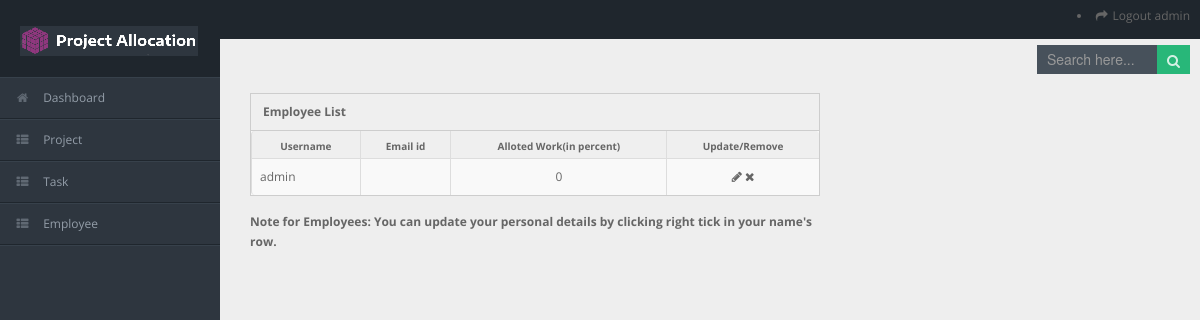
/registration/list/ (signed in), run on an earlier commit of the app's database.
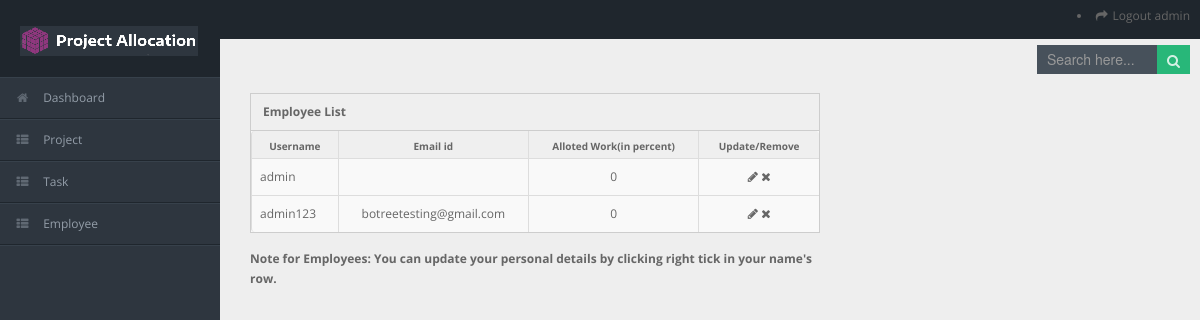
And on a later commit of the database.
### registration/models.py (models this page shows, shortened)
class User(AbstractUser):
    name = models.CharField(blank=False, max_length=20)
    percentage = models.IntegerField(blank=True, default=0)
    phone = PhoneNumberField(blank=True, null=True)
    verification = models.BooleanField(default=False)

### registration/views.py (the view)
# urls.py: path('list/', UserList.as_view(), name="employeelist"),
class UserList(View):
    def get(self, request):
        user_list_list = User.objects.all()
        page = request.GET.get('page', 1)
        paginator = Paginator(user_list_list, 5)
        try:
            user_list = paginator.page(page)
        except PageNotAnInteger:
            user_list = paginator.page(1)
        except EmptyPage:
            user_list = paginator.page(paginator.num_pages)
        return render(request, 'employeelist.html', {'user_list': user_list})

### templates/employeelist.html (shortened to what this page needs)
{% extends "index.html" %}
{% load static %}
{% load crispy_forms_tags %}
{% load i18n %}
{% block content %}
<form method="get" action="{% url 'employeesearch' %}">
  <div id="search">
    <input type="text" name="q" id="q" placeholder="Search here..." />
    <button  type="submit" class="tip-bottom" ><i class="icon-search icon-white"></i></button>
    <br>
  </div>
</form>
<div class="span6">
        <div class="widget-box">
          <div class="widget-title">
            <h5>Employee List</h5>
          </div>
          <div class="widget-content nopadding">
            <table class="table table-striped table-bordered">
              <thead>
                <tr>
                  <th>Username</th>
                  <th>Email id</th>
                  <th>Alloted Work(in percent)</th>
                  <th>Update/Remove</th>
                </tr>
              </thead>
              <tbody>
              {% for employee in user_list %}
                <tr>
                  <td class="taskDesc">{{ employee.username }}</td>
                  <td class="taskStatus">{{ employee.email }}</td>
                  <td class="taskStatus">{{ employee.percentage }}</td>
                  {% if user.is_superuser %}
                    <td class="taskOptions"><a href="{% url 'update' employee.id %}" class="tip-top" data-original-title="Update"><i class="icon-pencil"></i></a> <a href="{% url 'delete' employee.id %}" class="tip-top" data-original-title="Delete"><i class="icon-remove"></i></a></td>
                  {% elif employee.username == user.username %}
                    <td class="taskOptions"><a href="{% url 'update' employee.id %}" class="tip-top" data-original-title="Update"><i class="icon-pencil"></i></a></td>
                  {% else %}
                    <td></td>
                  {% endif %}
                </tr>
              {% endfor %}
              </tbody>
            </table>
          </div>
        </div>
  <p><strong>Note for Employees: You can update your personal details by clicking right tick in your name's row.</strong></p>
</div>
{% endblock %}

### templates/index.html (shortened to what this page needs)
<!DOCTYPE html>
{% load static %}
{% load crispy_forms_tags %}
<html lang="en" xmlns="http://www.w3.org/1999/html">
<head>
<link rel="stylesheet" href="{% static 'css/bootstrap.min.css' %}" />
<link rel="stylesheet" href="{% static 'css/bootstrap-responsive.min.css' %}" />
<link rel="stylesheet" href="{% static 'css/fullcalendar.css' %}" />
<link rel="stylesheet" href="{% static 'css/matrix-style.css' %}" />
<link rel="stylesheet" href="{% static 'css/matrix-media.css' %}" />
<link href="{% static 'font-awesome/css/font-awesome.css' %}" rel="stylesheet" />
<link rel="stylesheet" href="{% static 'css/jquery.gritter.css' %}" />
</head>
<body>
{% if user.is_authenticated and user.verification %}
  <div id="header">
    <h1><a href="{% url 'userdashboard' %}">Project Alloacation</a></h1>
  </div>
  <div id="search">
    <li class=""><a href="{% url 'account_logout' %}"><i class="icon icon-share-alt"></i> <span class="text">Logout {{ user.username }}</span></a></li>
  </div>
  <div id="sidebar"><a href="{% url 'userdashboard' %}" class="visible-phone"> Dashboard</a>
    <ul>
      <li class="ui-state-active"><a href="{% url 'userdashboard' %}"><i class="icon icon-home"></i> <span>Dashboard</span></a></li>
      {% if user.is_superuser %}
        <li class="submenu"> <a href="#"><i class="icon icon-th-list"></i> <span>Project</span> </a>
        </li>
        <li class="submenu"> <a href="#"><i class="icon icon-th-list"></i> <span>Task</span> </a>
        </li>
        <li class="submenu"> <a href="#"><i class="icon icon-th-list"></i> <span>Employee</span> </a>
      {% endif %}
    </ul>
  </div>
<div id="content">
  <div id="content-header">
    {% block content %}
    {% endblock %}
  </div>
</div>
{% endif %}
</body>
</html>

### static/css/matrix-style.css (style rules this page uses)
* { outline:none !important; -moz-outline: none !important; }
html, body { height:100% }
body { overflow-x: hidden; margin-top: -10px; font-family: 'Open Sans', sans-serif; font-size:12px; color:#666; }
a { color:#666; }
select, textarea, input[type="text"], input[type="password"], input[type="datetime"], input[type="datetime-local"], input[type="date"], input[type="month"], input[type="time"], input[type="week"], input[type="number"], input[type="email"], input[type="url"], input[type="search"], input[type="tel"], input[type="color"], .uneditable-input, .label, .dropdown-menu, .btn, .well, .progress, .table-bordered, .btn-group > .btn:first-child, .btn-group > .btn:last-child, .btn-group > .btn:last-child, .btn-group > .dropdown-toggle, .alert { border-radius:0px; }
.btn, textarea, input[type="text"], input[type="password"], input[type="datetime"], input[type="datetime-local"], input[type="date"], input[type="month"], input[type="time"], input[type="week"], input[type="number"], input[type="email"], input[type="url"], input[type="search"], input[type="tel"], input[type="color"], .uneditable-input { box-shadow:none; }
#header { height: 77px; position: relative; width: 100%; z-index: -9; }
#header h1 { background: url("../img/logo.png") no-repeat scroll 0 0 transparent; height: 31px; left: 20px; line-height: 600px; overflow: hidden; position: relative; top: 26px; width: 191px; }
#header h1 a { display: block; }
#search { position: absolute; z-index: 25; top: 6px; right:10px; }
#search input[type=text] { padding: 4px 10px 5px; border: 0; width: 100px; }
#search button { border: 0; margin-left:-3px; margin-top: -11px; padding: 5px 10px 4px; }
#search button i { opacity: 0.8; color:#fff; }
#user-nav > ul > li > a > i, #sidebar li a i { opacity: .5; margin-top: 2px; }
#sidebar { display: block; float: left; position: relative; width: 220px; z-index: 16; }
#sidebar > ul { list-style: none; margin: 0px 0 0; padding: 0; position: absolute; width: 220px; }
#sidebar > ul > li { display: block; position: relative; }
#sidebar > ul > li > a { padding: 10px 0 10px 15px; display: block; color: #939da8; }
#sidebar > ul > li > a > i { margin-right: 10px; }
#content { background: none repeat scroll 0 0 #eeeeee; margin-left: 220px; margin-right: 0; padding-bottom: 25px; position: relative; min-height:100%; width: auto; }
#content-header { position: abslute; width: 100%; margin-top: -38px; z-index: 20; }
.stat-boxes .peity_bar_good, .stat-boxes .peity_line_good, { color: #459D1C; }
.widget-box { background: none repeat scroll 0 0 #F9F9F9; border-left: 1px solid #CDCDCD; border-top: 1px solid #CDCDCD; border-right: 1px solid #CDCDCD; clear: both; margin-top: 16px; margin-bottom: 16px; position: relative; }
.widget-title, .modal-header, .table th, div.dataTables_wrapper .ui-widget-header { background:#efefef; border-bottom: 1px solid #CDCDCD; height: 36px; }
.widget-title h5 { color: #666; float: left; font-size: 12px; font-weight: bold; padding: 12px; line-height: 12px; margin: 0; }
.widget-content { padding:15px; border-bottom: 1px solid #cdcdcd; }
.taskStatus, .taskOptions { text-align: center !important; }
.table th { height: auto; font-size: 10px; padding: 5px 10px 2px; border-bottom: 0; text-align: center; color: #666666; }
.nopadding { padding: 0 !important; }
.nopadding .table { margin-bottom: 0; }
.nopadding .table-bordered { border: 0; }
form { margin-bottom: 0; }

### static/css/matrix-media.css (style rules this page uses)
body { background:#2E363F; }
#header { background-color: #1f262d; margin-top:10px; }
#search input[type=text], #search button { background-color: #28b779; }
#sidebar > ul { border-bottom: 1px solid #37414b }
#sidebar > ul > li { border-top: 1px solid #37414b; border-bottom: 1px solid #1f262d; }
#search input[type=text] { background-color: #47515b; color: #fff; }

### templates/employeelist.html (style rules this page uses)
th { cursor: pointer; }

What changed in the data, as far as the page shows it:
added User: username "admin123", email "botreetesting@gmail.com", percentage "0"
